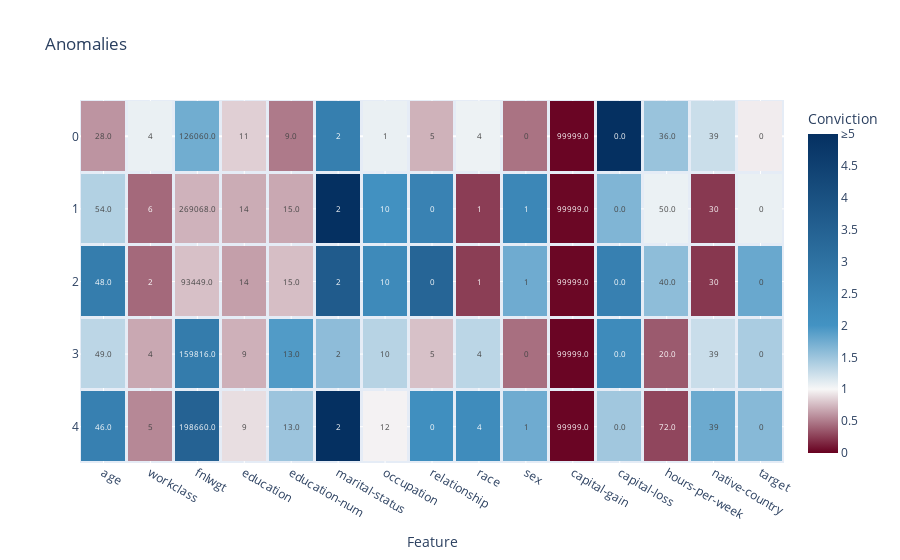

Notebook cell for this chart:
### Code cell
plot_anomalies(outliers, outlier_global_case_feature_residual_convictions)

### Figure 1 — Plotly figure (JSON) as saved in the notebook; plotly's stock layout.template omitted (floating-point values rounded to 4 significant figures)
{"data": [{"coloraxis": "coloraxis", "hovertemplate": "Conviction=%{z}", "name": "Outliers", "text": [["28.0", "4", "126060.0", "11", "9.0", "2", "1", "5", "4", "0", "99999.0", "0.0", "36.0", "39", "0", "0.07963430251186872", "627", "ebadb382-c6e7-444c-bc5b-c8dcdd2394f0", "30.458164844280525", "outlier"], ["54.0", "6", "269068.0", "14", "15.0", "2", "10", "0", "1", "1", "99999.0", "0.0", "50.0", "30", "0", "0.0900940861523996", "556", "ebadb382-c6e7-444c-bc5b-c8dcdd2394f0", "26.235856746598124", "outlier"], ["48.0", "2", "93449.0", "14", "15.0", "2", "10", "0", "1", "1", "99999.0", "0.0", "40.0", "30", "0", "0.09230232524304882", "997", "ebadb382-c6e7-444c-bc5b-c8dcdd2394f0", "25.47000377138132", "outlier"], ["49.0", "4", "159816.0", "9", "13.0", "2", "10", "5", "4", "0", "99999.0", "0.0", "20.0", "39", "0", "0.09329570901985025", "787", "ebadb382-c6e7-444c-bc5b-c8dcdd2394f0", "27.395036732810777", "outlier"], ["46.0", "5", "198660.0", "9", "13.0", "2", "12", "0", "4", "1", "99999.0", "0.0", "72.0", "39", "0", "0.10630124647450766", "230", "ebadb382-c6e7-444c-bc5b-c8dcdd2394f0", "25.659646621349363", "outlier"]], "texttemplate": "%{text}", "type": "heatmap", "x": ["age", "workclass", "fnlwgt", "education", "education-num", "marital-status", "occupation", "relationship", "race", "sex", "capital-gain", "capital-loss", "hours-per-week", "native-country", "target"], "xgap": 3, "y": [0, 1, 2, 3, 4], "ygap": 3, "z": [[0.5999, 1.072, 1.742, 0.839, 0.4949, 2.62, 1.074, 0.7191, 1.053, 0.4651, 0.0209, 10.6, 1.52, 1.251, 0.9575], [1.384, 0.4252, 0.7215, 0.6962, 0.6793, 11.26, 2.066, 2.504, 0.2478, 2.356, 0.02634, 1.663, 1.064, 0.2298, 1.074], [2.681, 0.4256, 0.7773, 0.6426, 0.7698, 3.691, 2.266, 3.384, 0.25, 1.758, 0.02788, 2.566, 1.584, 0.2216, 1.791], [1.328, 0.6784, 2.711, 0.7123, 1.925, 1.586, 1.358, 0.7809, 1.335, 0.4491, 0.02105, 2.256, 0.3641, 1.257, 1.428], [2.565, 0.551, 3.47, 0.8985, 1.506, 5.743, 0.9798, 2.131, 2.213, 1.757, 0.02084, 1.479, 0.2851, 1.772, 1.624]]}], "layout": {"coloraxis": {"cmax": 5, "cmin": 0, "colorbar": {"ticktext": ["0", "0.5", "1", "1.5", "2", "2.5", "3", "3.5", "4", "4.5", "≥5"], "tickvals": [0, 0.5, 1, 1.5, 2, 2.5, 3, 3.5, 4, 4.5, 5], "title": {"text": "Conviction"}}, "colorscale": [[0, "rgb(103,0,31)"], [0.2, "rgb(247, 247, 247)"], [0.4, "rgb(67,147,195)"], [1, "rgb(5,48,97)"]]}, "title": {"text": "Anomalies"}, "xaxis": {"anchor": "y", "domain": [0, 1], "title": {"text": "Feature"}}, "yaxis": {"anchor": "x", "autorange": "reversed", "domain": [0, 1], "title": {}}}}
